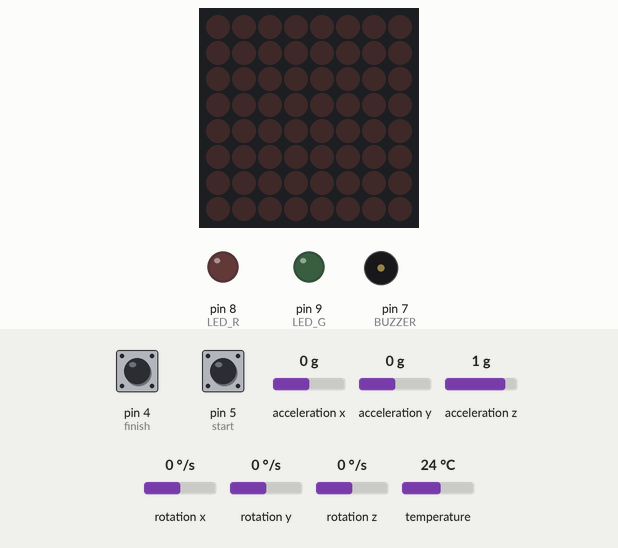
The sketch below on a simulated Arduino Uno, built with avr-gcc and run on an emulated ATmega328P. Parts: 8×8 LED matrix, output pins drawn as LEDs (lit = HIGH), buzzer (waves = sounding). Dashed ring = blinking. The test bench sets the inputs (shaded band); at power-on: pin 5 (start) HIGH, acceleration x 0 g, pin 4 (finish) HIGH, acceleration y 0 g, acceleration z 1 g, rotation x 0 °/s, rotation y 0 °/s, rotation z 0 °/s, temperature 24 °C. Random numbers use the default seed unless the sketch sets one.

Above: at 1.2 s.
1.3 s: pin 5 (start) pulled LOW for 0.15 s
At 1.6 s:
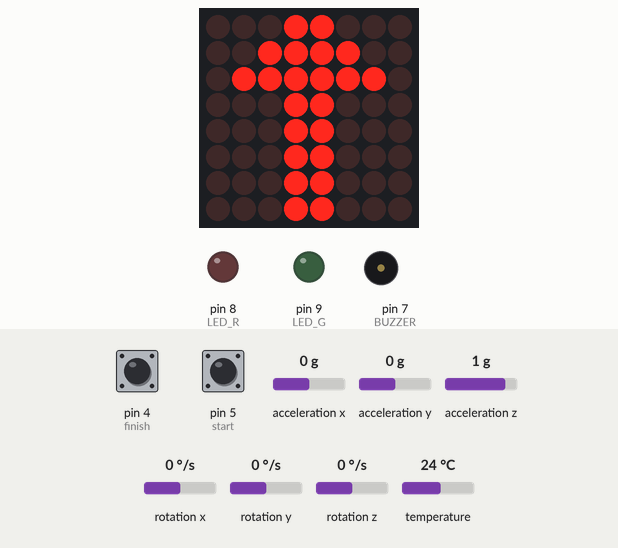
4.4 s: acceleration x set to 0.8 g
At 6.2 s:
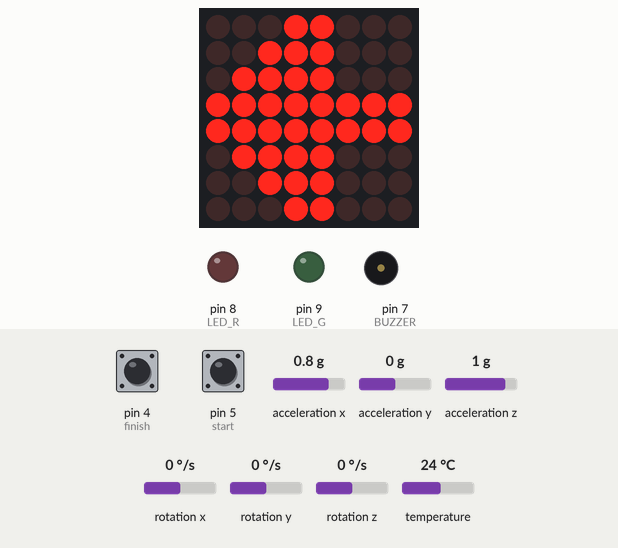
7.4 s: pin 4 (finish) pulled LOW for 0.15 s
At 8.4 s:
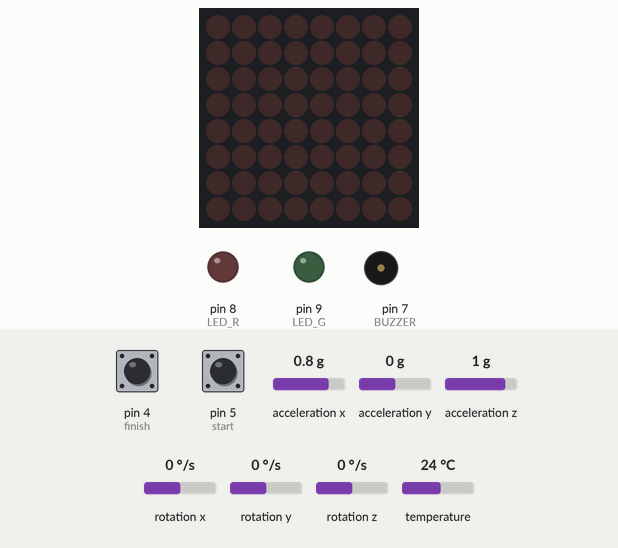
9.0 s: pin 5 (start) pulled LOW for 1 s
At 11.38 s:
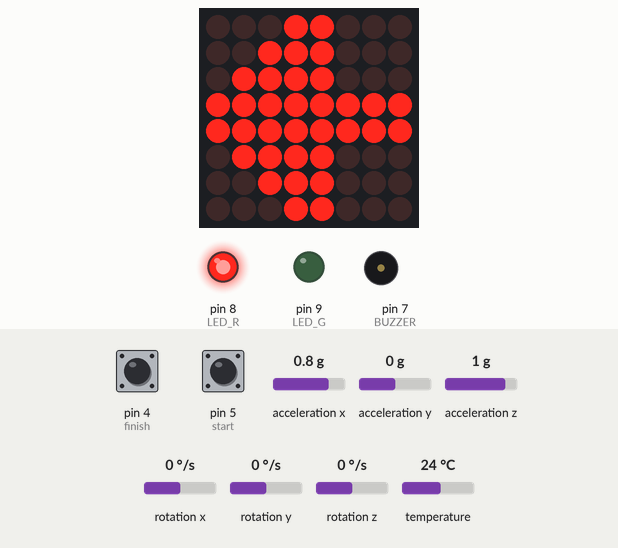
13.0 s: pin 4 (finish) pulled LOW for 1 s
At 13.8 s:
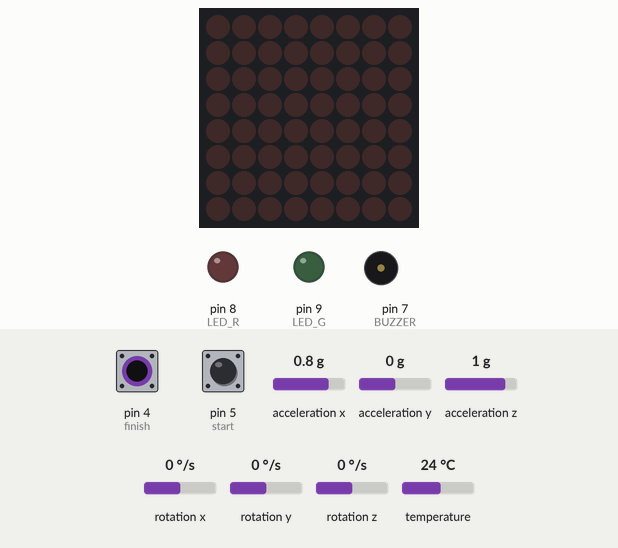
15.5 s: pin 5 (start) pulled LOW for 3.2 s
At 21.7 s:
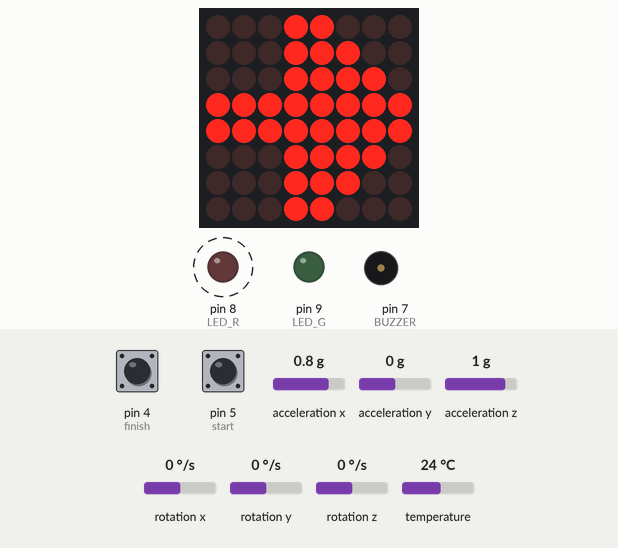
Timing chart, 0 to 34.2 s (numbered marks = the images above; inputs shaded):
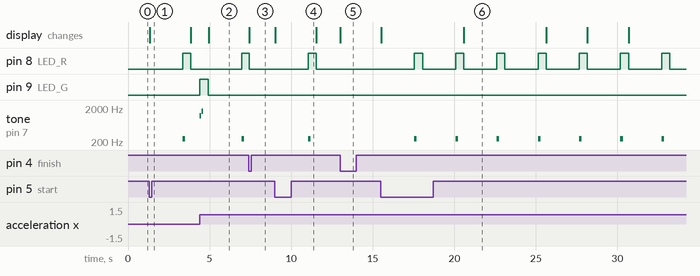

Measured:
- after the input at 1.3 s, pin 8 (LED_R): LOW → HIGH after 2.0 s, → LOW 0.50 s later; tone on pin 7 (BUZZER): silent → 250 Hz after 2.0 s, → silent 0.16 s later; the display: changes at once (image 1)
- after the input at 4.4 s, pin 9 (LED_G): LOW → HIGH at once, → LOW 0.53 s later
- after the input at 7.4 s, the display: changes at once (image 3)
- after the input at 9.0 s, pin 8 (LED_R): LOW → HIGH after 2.1 s, → LOW 0.50 s later; tone on pin 7 (BUZZER): silent → 250 Hz after 2.1 s, → silent 0.16 s later; the display: changes at once (image 4)
- after the input at 13.0 s, the display: changes at once (image 5)
- after the input at 15.5 s, pin 8 (LED_R): alternates HIGH for 0.50 s and LOW for 2.0 s, starting after 2.1 s; tone on pin 7 (BUZZER): alternates 250 Hz for 0.16 s and silent for 2.4 s, starting after 2.1 s; the display: first changes at once (image 6 shows a later state)

The sketch:

ToyProject.ino
```cpp
#include <Wire.h>
#include <Adafruit_MPU6050.h>
#include <Adafruit_Sensor.h>
#include <LedControl.h>

const int DIN = 11;
const int CLK = 13;
const int CS = 12;

const int BUZZER = 7;

const int LED_G = 9;
const int LED_R = 8;

const int start = 5;
const int finish = 4;

LedControl lc = LedControl(DIN, CLK, CS, 1);
Adafruit_MPU6050 mpu;

const byte Dote_UP[8] = {
  B00011000,
  B00111100,
  B01111110,
  B00011000,
  B00011000,
  B00011000,
  B00011000,
  B00011000
};

const byte Dote_DOWN[8] = {
  B00011000,
  B00011000,
  B00011000,
  B00011000,
  B00011000,
  B01111110,
  B00111100,
  B00011000
};

const byte Dote_LEFT[8] = {
  B00011000,
  B00111000,
  B01111000,
  B11111111,
  B11111111,
  B01111000,
  B00111000,
  B00011000
};

const byte Dote_RIGHT[8] = {
  B00011000,
  B00011100,
  B00011110,
  B11111111,
  B11111111,
  B00011110,
  B00011100,
  B00011000
};

enum Direction { UP, DOWN, LEFT, RIGHT };
Direction targetDir = UP;

enum GameState { IDLE, WAIT_INPUT, SHOW_RESULT };
GameState state = IDLE;

unsigned long stateStartMs = 0;

const unsigned long TIME_LIMIT_MS = 2000;
const unsigned long RESULT_SHOW_MS = 300;

// 기울기 판정 임계값
const float TILT_THRESHOLD = 4.0; //약 20-25°

// 재입력 방지
const float NEUTRAL_THRESHOLD = 2.0;
bool neutralReady = true;

void clearMatrix() {
  for (int r = 0; r < 8; r++) {
    lc.setRow(0, r, 0);
  }
}

void drawBitmap(const byte bmp[8]) {
  for (int r = 0; r < 8; r++) {
    lc.setRow(0, r, bmp[r]);
  }
}

void showArrow(Direction d) {
  switch (d) {
    case UP: drawBitmap(Dote_UP); break;
    case DOWN: drawBitmap(Dote_DOWN); break;
    case LEFT: drawBitmap(Dote_LEFT); break;
    case RIGHT: drawBitmap(Dote_RIGHT); break;
  }
}

void ledsOff() {
  digitalWrite(LED_G, LOW);
  digitalWrite(LED_R, LOW);
}

void beepOK() {
  tone(BUZZER, 1200, 90);
  delay(110);
  tone(BUZZER, 1600, 90);
  delay(110);
  noTone(BUZZER);
}

void beepBad() {
  tone(BUZZER, 250, 160);
  delay(180);
  noTone(BUZZER);
}

Direction randomDirection() {
  return (Direction)random(0, 4);
}

// 현재 가속도 읽기
void readAccel(float &ax, float &ay) {
  sensors_event_t a, g, temp;
  mpu.getEvent(&a, &g, &temp);
  ax = a.acceleration.x;
  ay = a.acceleration.y;
}

bool readTiltDirection(Direction &outDir) {
  sensors_event_t a, g, temp;
  mpu.getEvent(&a, &g, &temp);

  float ax = a.acceleration.x;
  float ay = a.acceleration.y;

  if (ay > TILT_THRESHOLD) {outDir = UP; return true;}
  if (ay < -TILT_THRESHOLD) {outDir = DOWN; return true;}
  if (ax > TILT_THRESHOLD) {outDir = RIGHT; return true;}
  if (ax < -TILT_THRESHOLD) {outDir = LEFT; return true;}

  return false;
}

bool pressedEdge(int pin) {
  static uint8_t lastStart = HIGH;
  static uint8_t lastFinish = HIGH;

  uint8_t cur = digitalRead(pin);

  delay(10);
  uint8_t cur2 = digitalRead(pin);
  if (cur != cur2) return false;

  bool edge = false;

  if (pin == start) {
    if (lastStart == HIGH && cur2 == LOW) edge = true;
    lastStart = cur2;
  } else if (pin == finish) {
    if (lastFinish == HIGH && cur2 == LOW) edge = true;
    lastFinish = cur2;
  }

  return edge;
}

void showIdleScreen() {
  clearMatrix();
  ledsOff();
  state = IDLE;
}

void startRound() {
  ledsOff();
  targetDir = randomDirection();
  showArrow(targetDir);
  state = WAIT_INPUT;
  stateStartMs = millis();
  neutralReady = false;
}

void nextRound() {
  state = SHOW_RESULT;
  stateStartMs = millis();
}

void setup() {
  pinMode(BUZZER, OUTPUT);
  pinMode(LED_G, OUTPUT);
  pinMode(LED_R, OUTPUT);
  ledsOff();

  pinMode(start, INPUT_PULLUP);
  pinMode(finish, INPUT_PULLUP);

  Serial.begin(115200);
  randomSeed(analogRead(A0));

  lc.shutdown(0, false);
  lc.setIntensity(0, 8);
  lc.clearDisplay(0);

  // MPU6050 초기화
  Wire.begin();
  if (!mpu.begin()) {
    while (1) {
      digitalWrite(LED_R, HIGH); delay(200);
      digitalWrite(LED_R, LOW);  delay(200);
    }
  }

  mpu.setAccelerometerRange(MPU6050_RANGE_8_G);
  mpu.setGyroRange(MPU6050_RANGE_500_DEG);
  mpu.setFilterBandwidth(MPU6050_BAND_21_HZ);

  showIdleScreen();
}

void loop() {
  unsigned long now = millis();

  if (pressedEdge(finish)) {
    showIdleScreen();
    return;
  }

  if (state == IDLE) {
    if (pressedEdge(start)) {
      clearMatrix();
      startRound();
    }
    return;
  }

  // 중립 상태 확인
  if (!neutralReady) {
    float ax, ay;
    readAccel(ax, ay);
    if (fabs(ax) < NEUTRAL_THRESHOLD && fabs(ay) < NEUTRAL_THRESHOLD) {
      neutralReady = true;
    }
  }

  switch (state) {
    case WAIT_INPUT: {
      // 시간 초과
      if (now - stateStartMs > TIME_LIMIT_MS) {
        digitalWrite(LED_R, HIGH);
        beepBad();
        nextRound();
        break;
      }

      // 입력 감지
      if (neutralReady) {
        Direction sensed;
        if (readTiltDirection(sensed)) {
          if (sensed == targetDir) {
            digitalWrite(LED_G, HIGH);
            beepOK();
          } else {
            digitalWrite(LED_R, HIGH);
            beepBad();
          }
          nextRound();
        }
      }
      break;
    }

    case SHOW_RESULT: {
      if (now - stateStartMs > RESULT_SHOW_MS) {
        neutralReady = false;
        startRound();
      }
      break;
    }

    default:
      break;
  }
}
```
